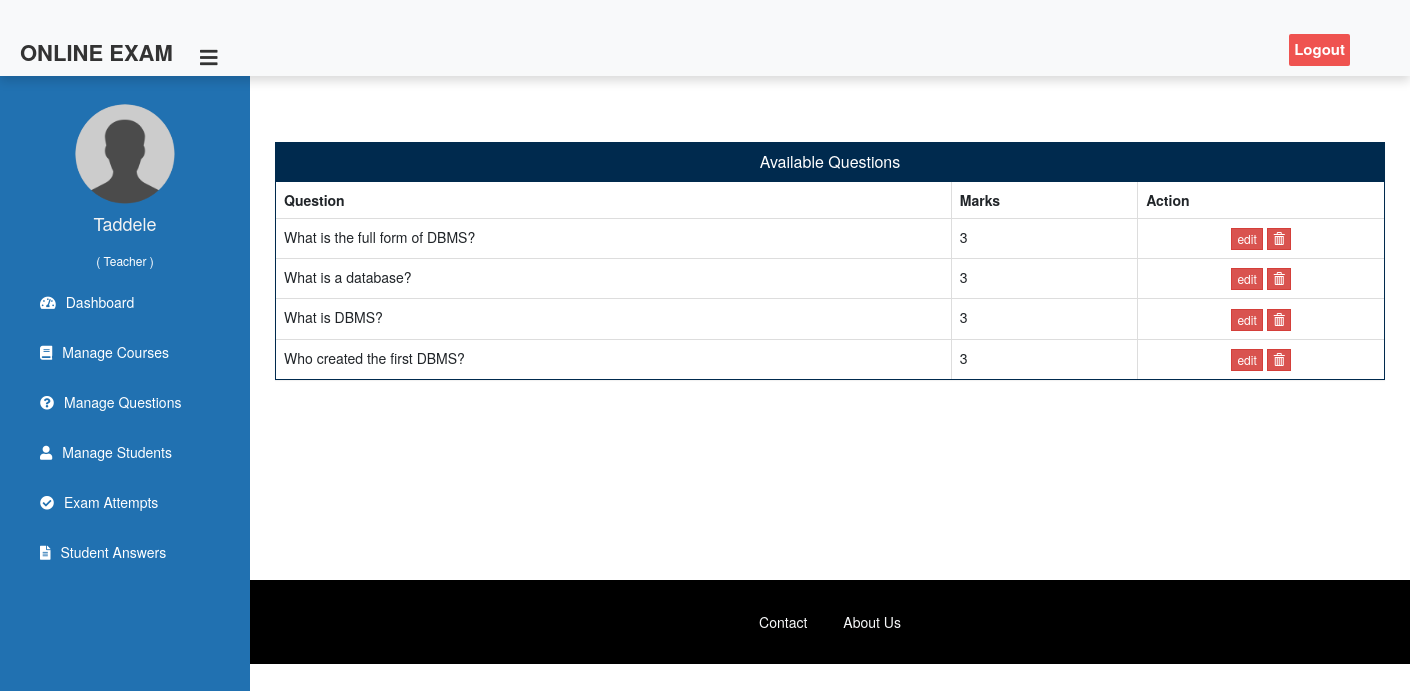
Page /teacher/see-question/4 (signed in) on the committed database.
### student/models.py (models this page shows, shortened)
class CustomUser(AbstractBaseUser,PermissionsMixin):
    email = models.EmailField(unique=True)
    id_no = models.IntegerField(unique=True,primary_key=True)
    profile_picture = models.ImageField(upload_to='profile_pics/', blank=True)
    is_active = models.BooleanField(default=True)
    is_staff = models.BooleanField(default=False)
    first_name = models.CharField(max_length=20)
    last_name = models.CharField(max_length=20)
    departement = models.CharField(max_length=40)
    sex = models.CharField(max_length=4,choices=choices)
    objects = CustomUserManager()
    USERNAME_FIELD = 'id_no'
    REQUIRED_FIELDS = ['first_name', 'last_name', 'email']
    class Meta:
        verbose_name = 'user'
        verbose_name_plural = "Registered Users"
        permissions = [
            ("can_manage_students", "Can manage students")
        ]
    """def email_user(self, subject, message, from_email=None, **kwargs):

        #Sends an email to this User.

        send_mail(subject, message, from_email, [self.email], **kwargs)"""

### exam/models.py (models this page shows, shortened)
class Question(models.Model):
    course=models.ForeignKey(Course,on_delete=models.CASCADE)
    marks=models.PositiveIntegerField()
    question=models.CharField(max_length=600)
    option1=models.CharField(max_length=200)
    option2=models.CharField(max_length=200)
    option3=models.CharField(max_length=200)
    option4=models.CharField(max_length=200)
    cat=(('Option1','Option1'),('Option2','Option2'),('Option3','Option3'),('Option4','Option4'))
    answer=models.CharField(max_length=200,choices=cat)
    class Meta:
        verbose_name ='question'
        verbose_name_plural = 'questions'

### teacher/views.py (the view)
# urls.py: path('see-question/<int:pk>', views.see_question_view,name='see-question'),
@login_required(login_url='teacherlogin')
def see_question_view(request,pk):
    questions=QMODEL.Question.objects.all().filter(course_id=pk)
    return render(request,'teacher/see_question.html',{'questions':questions})

### templates/teacher/see_question.html (shortened to what this page needs)
{% extends 'teacher/teacherbase.html' %}
{% block content %}
{%load static%}
<head>
  <link href="//netdna.bootstrapcdn.com/bootstrap/3.0.0/css/bootstrap.min.css" rel="stylesheet" id="bootstrap-css">
</head>
<br><br>
<div class="container">
  <div class="panel panel-primary rounded-0">
    <div class="panel-heading rounded-0">
      <h6 class="panel-title">Available Questions</h6>
    </div>
    <table class="table table-hover table-bordered" id="dev-table">
      <thead>
        <tr>
          <th>Question</th>
          <th>Marks</th>
          <th>Action</th>
        </tr>
      </thead>
      {% for c in questions %}
      <tr>
        <td> {{c.question}}</td>
        <td>{{c.marks}}</td>
        <td class="text-center">
          <a class="btn btn-danger btn-xs" style="border-radius: 0%;" href="{% url 'edit_question' c.id %}">edit</a>
          <a class="btn btn-danger btn-xs" style="border-radius: 0%;" href="{% url 'remove-question' c.id  %}">
          <span class="glyphicon glyphicon-trash"></span></a>
        </td>
      </tr>
      {% endfor %}
    </table>
  </div>
</div>
<br><br><br><br><br><br>
{% endblock content %}

### templates/teacher/teacherbase.html (shortened to what this page needs)
<!DOCTYPE html>
{% load static %}
<html lang="en" dir="ltr">
<head>
  <link href="http://netdna.bootstrapcdn.com/bootstrap/4.0.0-beta/css/bootstrap.min.css" rel="stylesheet">
  <link rel="stylesheet" href="https://maxcdn.bootstrapcdn.com/bootstrap/4.4.1/css/bootstrap.min.css">
  <link href="https://maxcdn.bootstrapcdn.com/font-awesome/4.3.0/css/font-awesome.min.css" rel="stylesheet">
  <link rel="stylesheet" href="https://cdnjs.cloudflare.com/ajax/libs/font-awesome/5.12.1/css/all.min.css">
</head>
<body>
  <header class="shadow bg-light">
    <label for="check">
      <i style="left: 200px;margin-top: 17px;"class="fas fa-bars" id="sidebar_btn"></i>
    </label>
    <div class="left_area">
      <h3>Online Exam</h3>
    </div>
    <div class="right_area">
      <a href="/logout" class="logout_btn">Logout</a>
    </div>
  </header>
  <div class="sidebar">
  <center>
    <img src="{% static 'image/teacher-avatar.png' %}" class="profile_image" alt="">
    <h4>{{request.user.first_name}}</h4>
    <h6 style="color: rgb(255, 255, 255);">( Teacher )</h6>
  </center>
  <a href="/teacher/teacher-dashboard"><i class="fas fa-tachometer-alt"></i><span>Dashboard</span></a>
  <a href="/teacher/teacher-exam"><i class="fas fa-book"></i><span>Manage Courses</span></a>
  <a href="/teacher/teacher-question"><i class="fas fa-question-circle"></i><span>Manage Questions</span></a>
  <a href="/teacher/manage-students"><i class="fas fa-user"></i><span>Manage Students</span></a>
  <a href="/teacher/exam-attempts"><i class="fas fa-check-circle"></i><span>Exam Attempts</span></a>
  <a href="/teacher/view-answer"><i class="fas fa-file-alt"></i><span>Student Answers</span></a>
</div>
  <div class="content">
    <br><br><br><br><br>
    {% block content %}
    {% endblock content %}
    <br><br><br>
    {% include "exam/footer.html" %}
  </div>
</body>
</html>

### templates/teacher/teacherbase.html (style rules this page uses)
a:link { text-decoration: none; }
body { margin: 0; padding: 0; font-family: "Gill Sans", sans-serif;; }
header { position: fixed; padding: 20px; width: 100%; z-index: 1; height: 5.4em !important; }
.left_area h3 { margin: 0px; text-transform: uppercase; font-size: 22px; font-weight: 900; }
.logout_btn { padding: 5px; background: #ef5350; text-decoration: none; float: right; margin-top: -30px; margin-right: 40px; border-radius: 2px; font-size: 15px; font-weight: 600; color: #fff; transition: 0.5s; }
.sidebar { background: #2171b1; margin-top: 5.3em; padding-top: 30px; position: fixed; left: 0; width: 250px; height: 100%; transition: 0.5s; transition-property: left; }
.sidebar .profile_image { width: 100px; height: 100px; border-radius: 100px; margin-bottom: 10px; }
.sidebar h4 { color: #f3f3f3; margin-top: 0; margin-bottom: 20px; }
.sidebar a { color: #fff; display: block; width: 100%; line-height: 50px; text-decoration: none; padding-left: 40px; box-sizing: border-box; transition: 0.5s; }
.sidebar i { padding-right: 10px; }
label #sidebar_btn { z-index: 1; position: fixed; cursor: pointer; left: 300px; font-size: 20px; margin: 5px 0; transition: 0.5s; transition-property: color; }
.content { margin-left: 250px; margin-top: 2px; height: 100vh; transition: 0.5s; }
.panel-primary { border-color: #002a4e !important; }
.panel-primary>.panel-heading { background-color: #002a4e !important; border-color: #002a4e !important; }

### templates/teacher/see_question.html (style rules this page uses)
a:link { text-decoration: none; }
h6 { text-align: center; }

### templates/exam/footer.html (style rules this page uses)
html, body { height: 100%; margin: 0; display: flex; flex-direction: column; }

### rows in the picture
CustomUser: user.first_name "Taddele"
Question: question "What is the full form of DBMS?", marks "3"
Question: question "What is a database?", marks "3"
Question: question "What is DBMS?", marks "3"
Question: question "Who created the first DBMS?", marks "3"
